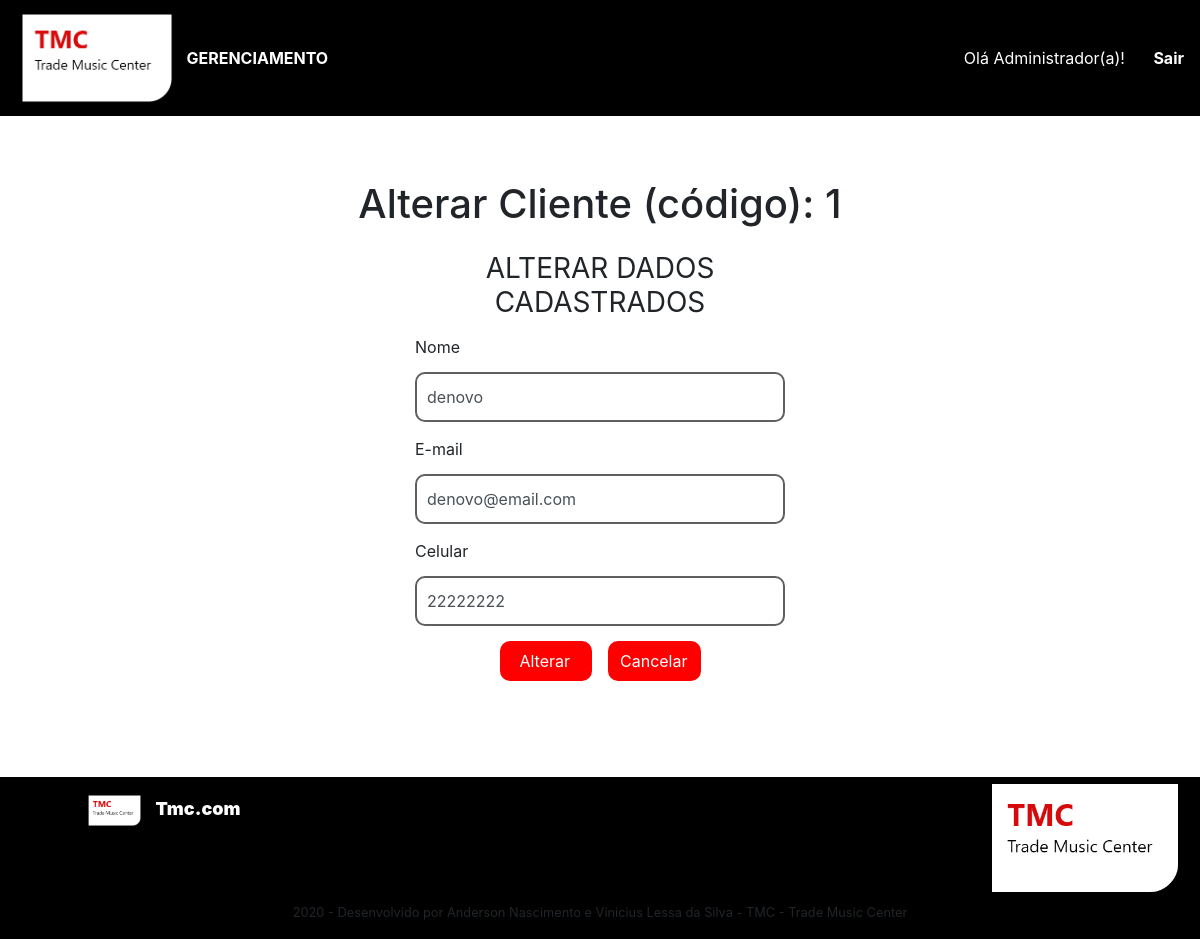
The app's page /Views/adm/alter-cliente.php?cod_cliente=1 with its own data.
### tables this page shows
CREATE TABLE `cliente` (
  `cod_cliente` int(11) NOT NULL,
  `nome_cliente` varchar(150) NOT NULL,
  `telefone` varchar(15) DEFAULT NULL,
  `cpf` varchar(13) DEFAULT NULL,
  `email` varchar(100) DEFAULT NULL,
  `senha` varchar(255) DEFAULT NULL,
  `logradouro` varchar(255) DEFAULT NULL,
  `numero` varchar(9) DEFAULT NULL,
  `uf` varchar(2) DEFAULT NULL,
  `cep` varchar(10) DEFAULT NULL
);

### Models/m_alterarCliente.php (called while the page is built, shortened)
<?php
function consultarCliente($user, $conn)
{
    $sql = 'SELECT cod_cliente, nome_cliente, telefone, cpf, email, senha  from cliente where cod_cliente = ? ';
    $stmt = $conn->prepare($sql) ;
    $stmt->bind_param("i", $user);
    $stmt->execute();
    $result = $stmt->get_result()->fetch_assoc();
    return $result;
}

### Controllers/c_alterarCliente.php (called while the page is built, shortened)
<?php
$conn = require SITE_PATH . '/Models/conexao.php';
include SITE_PATH . '/Models/m_alterarCliente.php';
if (isset($codCliente)) {
    $dadosCliente = consultarCliente($codCliente, $conn);
}

### Views/adm/alter-cliente.php (the view, shortened to what this page needs)
<?php
  $codCliente = $_GET['cod_cliente'];
  include SITE_PATH . '/Controllers/c_alterarCliente.php';
?>
<!DOCTYPE html>
<html lang="pt-br">
<head>
  <link rel="stylesheet" href="<?php echo SITE_URL ?>/css/bootstrap.min.css">
  <link rel="stylesheet" href="<?php echo SITE_URL ?>/css/styles.css">
  <link rel="stylesheet" href="https://cdnjs.cloudflare.com/ajax/libs/font-awesome/5.11.2/css/all.css">
</head>
<body>
  <?php require SITE_PATH . '/includes/menu-adm.php'; ?>
  <div class="container col-8 mt-5 pt-3 pb-5 ">
    <div class="row justify-content-md-center text-center ">
      <h1>Alterar Cliente (código): <?php echo $codCliente; ?></h1>
    </div>
    <div class="row justify-content-md-center mt-3">
      <div class="col-md-6">
        <form action='<?php echo SITE_URL ?>/Controllers/c_alterarCliente.php?cod_cliente=<?php echo $codCliente ?>' method="post">
        <h1 class="h3 mb-3 font-weight-normal text-center">ALTERAR DADOS CADASTRADOS</h1>
        <div class="form-group inputGroup">
            <label for="nome_cliente">Nome</label>
            <input type="text" class="form-control box-search input-adm" name="nome_cliente" placeholder="NOME" value="<?php echo $dadosCliente['nome_cliente'] ?>" required>
          </div>
          <div class="form-group inputGroup">
            <label for="email_cliente">E-mail</label>
            <input type="text" class="form-control box-search input-adm" name="email" placeholder="EMAIL" value="<?php echo $dadosCliente['email'] ?>" required>
          </div>
          <div class="form-group inputGroup">
            <label for="telefone_cliente">Celular</label>
            <input type="text" class="form-control box-search input-adm" name="telefone" placeholder="TELEFONE" value="<?php echo $dadosCliente['telefone'] ?>" required>
          </div>
          <div class="d-flex justify-content-center">
            <input class="btn btn-dark btn-adm mx-2 col-3" type="submit" value="Alterar" name="alterar" id="alterar">
            <a class="btn btn-dark btn-block btn-adm mx-2 col-3" href="./adm-alterarCliente.php">Cancelar</a>
          </div>
        </form>
      </div>
    </div>
  </div>
</body>
<?php require SITE_PATH . '/includes/footer-adm.php'; ?>
</html>

### css/styles.css (style rules this page uses)
html, body { margin: 0; padding: 0; height: 100%; }
.box-search { border-radius: 70px; height: 50px; width: 100%; padding: 0px; margin: 5px auto; }
input[type="search"], input { outline: none; }
.inputGroup { width: 100%; margin-bottom: 15px; position: relative; }
.btn-adm { background-color: #ff0000; color: #ffffff; border: 1px solid #ffffff; transition: all 0.3s ease; border-radius: 10px; width: 50%; padding-left: 10px; font-size: 16px; border: 2px solid #ff0000; }
.input-adm { border: none; border-radius: 10px; width: 100%; padding-left: 10px; font-size: 16px; border: 2px solid #5f5f5f; }

### records on screen
cliente: nome_cliente "denovo", email "denovo@email.com", telefone "22222222"

### other values on screen
$codCliente "1"
